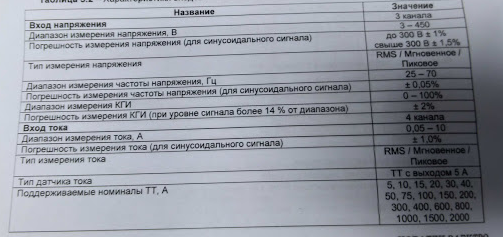
#> input picture Data/table.png, 503 x 237 px, given in place of table.jpg, which was not available
$ jupyter execute 'transpose matrix using radon.ipynb'   (text cells are left out)
#> lines starting #> are read from the running program, lines starting #| are printed output that depends on the picture; pictures that were not available may be replaced by others from this repository, and a replacement may not be noted
[cell 1]
import numpy as np
import matplotlib.pyplot as plt
from matplotlib.colors import NoNorm
import cv2

[cell 2]
image = cv2.imread('../morphological transformations/image/table.jpg')
#> image is the input picture: shape (237, 503, 3); mean B, G, R 160, 150.6, 146.4
image = cv2.cvtColor(image, cv2.COLOR_BGR2RGB)
plt.imshow(image)

[cell 3]
def rgb2gray(rgb):
    gray = np.mean(rgb, axis=2)
    return gray

[cell 4]
gray = rgb2gray(image)
plt.imshow(gray,cmap='gray')

[cell 5]
from scipy.ndimage import rotate

[cell 6]
def discrete_radon_transform(img, steps):
    # crate matrix
#> called with steps = 180
    w, h = img.shape
#> w = 237; h = 503
    zero = np.zeros((h, steps), dtype='float64')
    # sum and roatate
    for s in range(steps):
        rotation = rotate(img, s, reshape=False).astype('float64')
    # sum
        zero[:, s] = np.sum(rotation, axis=0)
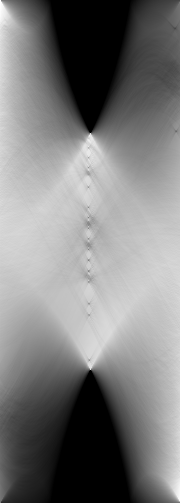
#> zero: shape (503, 180) float64; min 0, max 50461, mean 24774.3; drawn with min black and max white
    # rotate image
    zero = rotate(zero, 180, reshape=False).astype('float64')
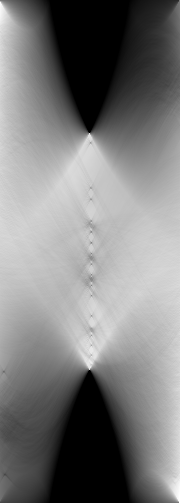
#> zero: shape (503, 180) float64; min -1.12e-12, max 50461, mean 24774.3; drawn with min black and max white
    return zero

[cell 7]
radon = discrete_radon_transform(gray, 180)

[cell 8]
plt.imshow(radon)

[cell 9]
res = cv2.resize(radon.T, dsize=(gray.shape), interpolation=cv2.INTER_CUBIC)
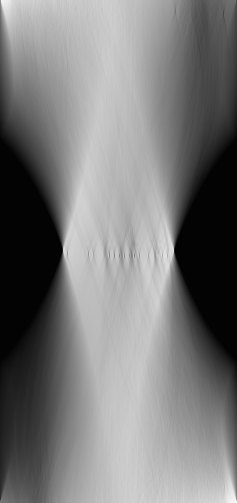
#> res: shape (503, 237) float64; min -714.6, max 52618.6, mean 24773; drawn with min black and max white
plt.imshow(res.T)
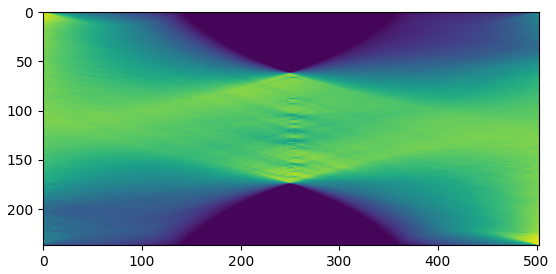
#> figure drawn by matplotlib, 1 panel

[cell 10]
i,j = np.unravel_index(res.argmax(), res.shape)
#> i = 502; j = 236
print(i, j)
#| 502 236

[cell 11]
h, w = gray.shape
#> h = 237; w = 503
gray = gray - np.mean(gray)  # сделать яркость выше и ниже нуля
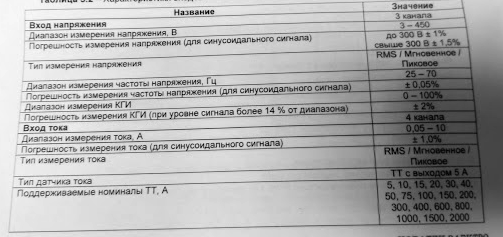
#> gray: shape (237, 503) float64; min -150.7, max 72.66, mean 0; drawn with min black and max white
# radon transform
sinogram = discrete_radon_transform(gray, 180)
#> call 2 of discrete_radon_transform, with steps = 180
#> the loop in discrete_radon_transform (call 2), `for s in range(steps):` made 180 passes
#> pass 3, in discrete_radon_transform (call 2), `rotation = rotate(img, s, reshape=False).astype('float64')`:
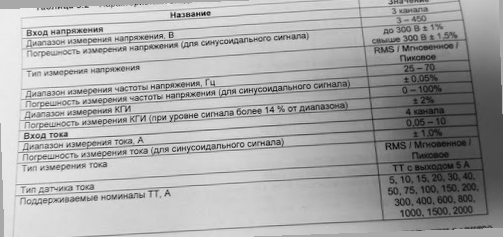
#> rotation: shape (237, 503) float64; min -161.4, max 82.32, mean -0.6; drawn with min black and max white
#> after the loop in discrete_radon_transform (call 2), `for s in range(steps):`:
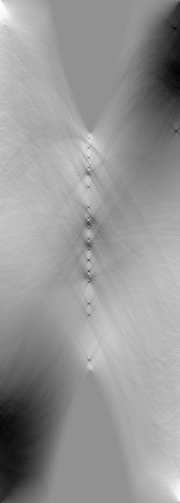
#> zero: shape (503, 180) float64; min -18954.9, max 14355.7, mean 678.1; drawn with min black and max white
#> in discrete_radon_transform (call 2), `zero = rotate(zero, 180, reshape=False).astype('float64')`:
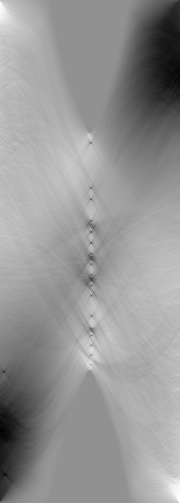
#> zero: shape (503, 180) float64; min -18954.9, max 14355.7, mean 678.1; drawn with min black and max white

[cell 12]
# Найти среднеквадратическое значение для каждой строки и найти наиболее загруженное вращение
r = np.array([np.sqrt(np.mean(np.abs(line) ** 2)) for line in sinogram.T])
#> r = 180 values, max 9027.9 at index 179, min 2312.4 at index 106, mean 4682.4
rotation = np.argmax(r)
#> rotation = 179
print(f'Rotation: {90 - rotation} degrees')
#| Rotation: -89 degrees

[cell 13]
def rotate(image, angle, center = None, scale = 1.0):
#> called with angle = 179, scale = 1
    (h, w) = image.shape[:2]
#> h = 237; w = 503

    if center is None:
        center = (w / 2, h / 2)
#> center = (251.5, 118.5)

    # Perform the rotation
    M = cv2.getRotationMatrix2D(center, angle, scale)
#> M = [[-1, 0.0175, 500.9], [-0.0175, -1, 241.4]]
    rotated = cv2.warpAffine(image, M, (w, h))
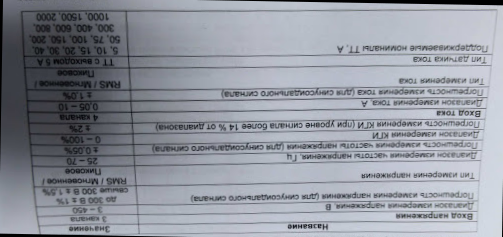
#> rotated: shape (237, 503, 3); mean R, G, B 144.4, 148.5, 157.9

    return rotated

[cell 14]
plt.imshow(rotate(image, rotation))

[cell 15]
plt.imshow(image)

[cell 16]
plt.plot(r)
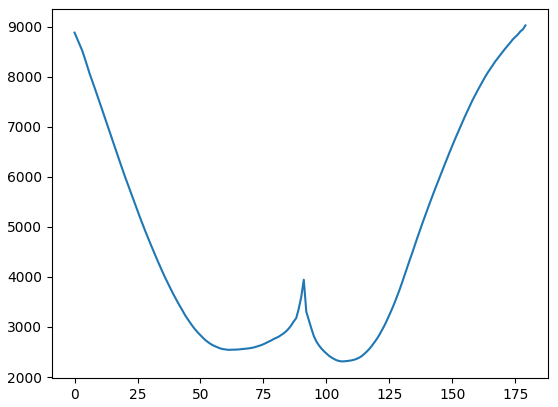
#> figure drawn by matplotlib, 1 panel; curve peaks at x = 179, y = 9027.9
